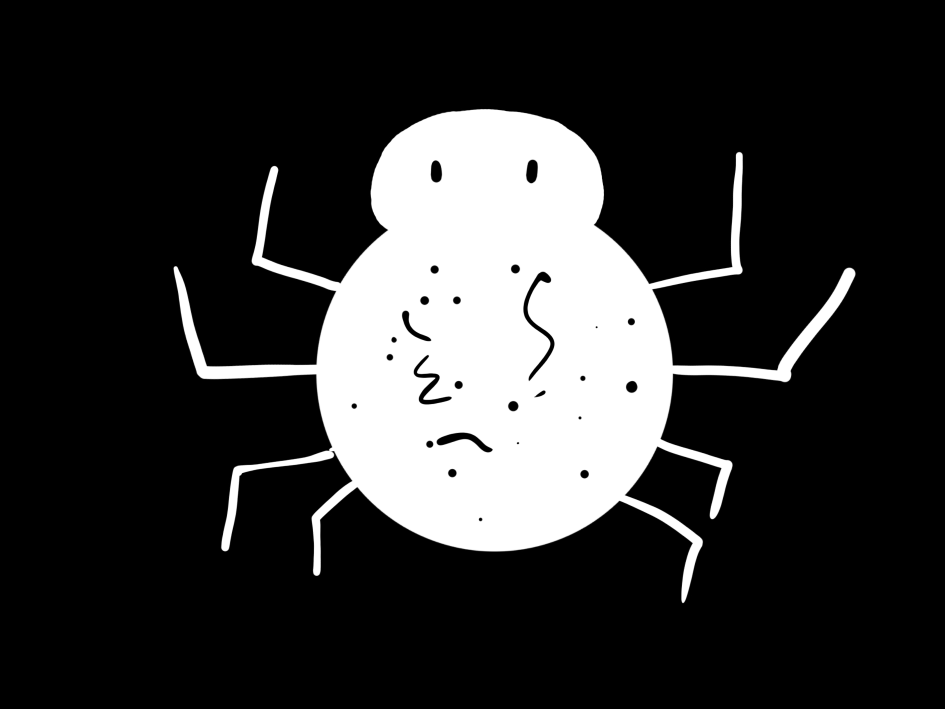
#> input picture OpenCV/spider.jpg, 1890 x 1417 px (shown at 1/2 size)
$ jupyter execute '5.梯度运算.ipynb'
#> lines starting #> are read from the running program, lines starting #| are printed output that depends on the picture
## 梯度运算

用原图的膨胀图像减去腐蚀图像,得到轮廓图像。梯度运算的参数为`cv2.MORPH_GRADIENT`

`cv2.morphologyEx(img,cv2.MORPH_GRADIENT, k)`\
参数说明:\
k:是核大小

[cell 1]
import cv2
import numpy as np
img = cv2.imread('../spider.jpg')
#> img is the input picture: shape (1417, 1890, 3); min 0, max 255, mean 49.2
img = cv2.resize(img,(640,320))
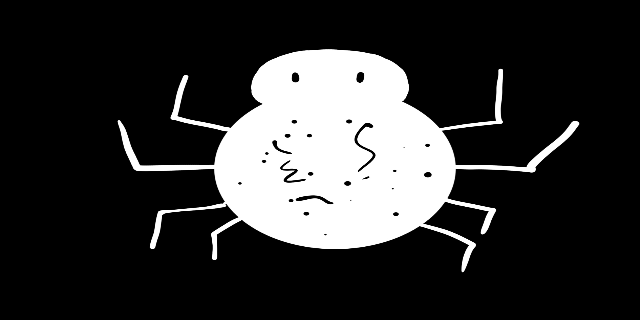
#> img: shape (320, 640, 3); min 0, max 255, mean 49.2
k = np.ones((5,5),np.uint8)
cv2.imshow('img', img)
dst = cv2.morphologyEx(img,cv2.MORPH_GRADIENT,k)
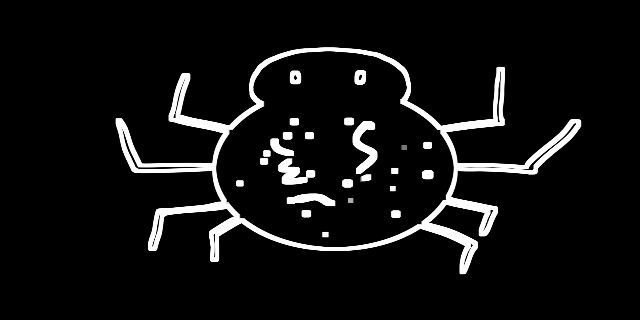
#> dst: shape (320, 640, 3); min 0, max 255, mean 17.2
cv2.imshow('dst',dst)
cv2.waitKey()
cv2.destroyAllWindows()
